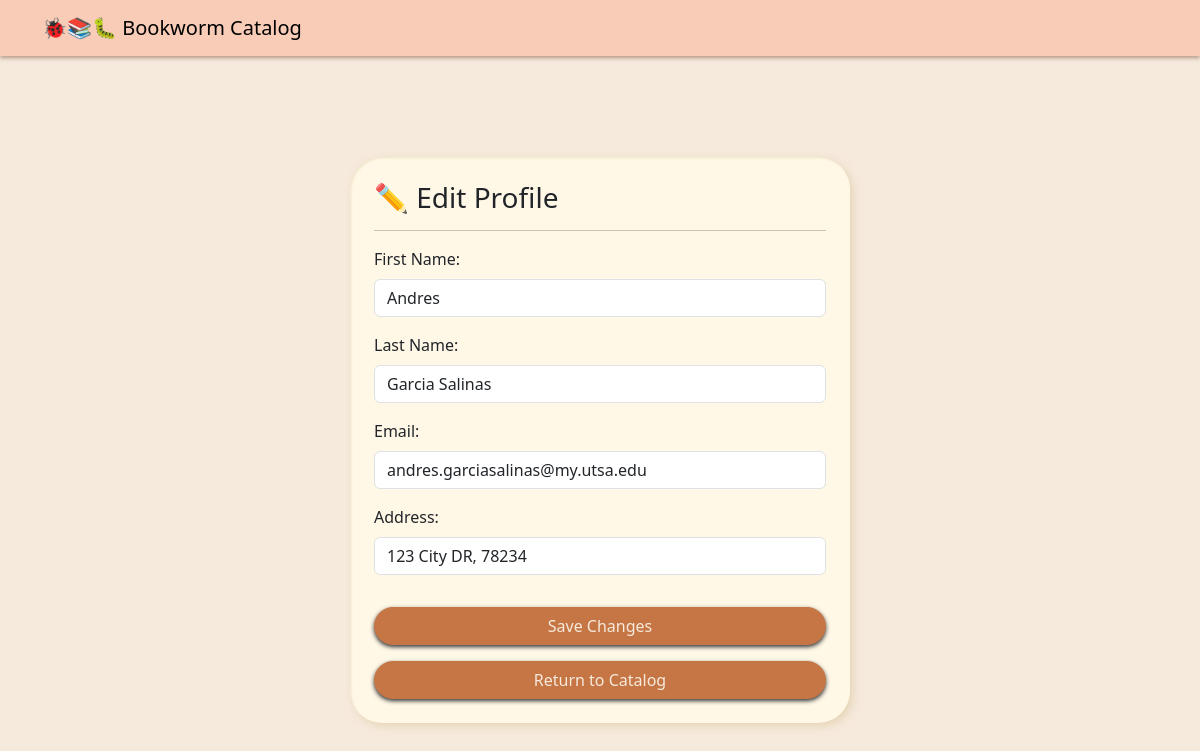
Page /profile/edit/ (signed in) on the committed database.
### accounts/models.py (models this page shows, shortened)
class User(AbstractUser):
    pass

class Customer(models.Model):
    user = models.OneToOneField(
        settings.AUTH_USER_MODEL,
        on_delete=models.CASCADE,
    )
    address = models.CharField(max_length=255, blank=True)

### accounts/views/profile.py (the view)
# urls.py: path("profile/edit/", profile.edit_profile_view, name="edit_profile"),
@login_required
def edit_profile_view(request):
    customer, _ = Customer.objects.get_or_create(user=request.user)
    if request.method == "POST":
        user_form = EditProfileForm(request.POST, instance=request.user)
        address_form = CustomerProfileForm(request.POST, instance=customer)
        if user_form.is_valid() and address_form.is_valid():
            user_form.save()
            address_form.save()
            messages.success(request, "Profile updated successfully.")
        else:
            messages.error(
                request,
                "Failed to update profile. Please correct the errors below.",
            )
    else:
        user_form = EditProfileForm(instance=request.user)
        address_form = CustomerProfileForm(instance=customer)
    return render(
        request,
        "accounts/edit_profile.html",
        {
            "user_form": user_form,
            "address_form": address_form,
            "customer": customer,
        },
    )

### accounts/forms.py
class EditProfileForm(forms.ModelForm):
    class Meta:
        model = User
        fields = ["first_name", "last_name", "email"]

class CustomerProfileForm(forms.ModelForm):
    class Meta:
        model = Customer
        fields = ["address"]
        widgets = {
            "address": forms.TextInput(
                attrs={
                    "class": "form-control",
                    "placeholder": "123 Main St, City, State, ZIP",
                }
            )
        }

### accounts/templates/accounts/edit_profile.html (shortened to what this page needs)
{% load static %}
<!DOCTYPE html>
<html>
<head>
    <link href="https://cdn.jsdelivr.net/npm/bootstrap@5.3.0/dist/css/bootstrap.min.css" rel="stylesheet">
    <link rel="stylesheet" href="{% static 'accounts/style.css' %}">
</head>
<body class="login-page">
<nav class="navbar bookworm-navbar">
    <div class="container">
        <a class="navbar-brand" href="/books/">🐞📚🐛 Bookworm Catalog</a>
    </div>
</nav>
<main class="login-content">
<div class="container mt-4 edit-profile-content">
    <h3>✏️ Edit Profile</h3>
    <hr>
    <form method="POST">
        <div class="mb-3">
            <label class="form-label">First Name:</label>
            <input type="text" name="first_name"
                   value="{{ user.first_name }}"
                   class="form-control">
        </div>
        <div class="mb-3">
            <label class="form-label">Last Name:</label>
            <input type="text" name="last_name"
                   value="{{ user.last_name }}"
                   class="form-control">
        </div>
        <div class="mb-3">
            <label class="form-label">Email:</label>
            <input type="email" name="email"
                   value="{{ user.email }}"
                   class="form-control">
        </div>
        <div class="mb-3">
            <label class="form-label">Address:</label>
            <input type="address" name="address"
                   value="{{ customer.address }}"
                   class="form-control">
        </div>
        <button type="submit" class="btn btn-primary mt-3 login-Button">
            Save Changes
        </button>
    </form>
    <a href="/books/" class="btn btn-outline-secondary mt-3 login-Button">
        Return to Catalog
    </a>
</div>
</body>
</html>

### static/accounts/style.css (style rules this page uses)
:root { --bookworm-navbar: #F9CCB7; --bookworm-button: #c57644; --bookworm-button-hover: #744426; --bookworm-background: #f6eadd; --bookworm-background-secondary: #fff8e7; --bookworm-text: #c57644; }
.login-page { background-color: var(--bookworm-background); min-height: 100vh; }
.login-content { min-height: calc(100vh - 56px); display: flex; align-items: center; justify-content: center; }
.form-label { font-weight: 500; margin-bottom: 0.5rem; }
.login-Button { width: 100%; border-radius: 25px; box-shadow: #333 0px 2px 4px; background-color: var(--bookworm-button); border: 1px solid var(--bookworm-button); color: var(--bookworm-background); }
.bookworm-navbar { background-color: var(--bookworm-navbar); box-shadow: 0 2px 4px rgba(116, 68, 38, 0.50); }
.edit-profile-content { width: min(100%, 500px); background-color: var(--bookworm-background-secondary); padding: 24px; border-radius: 2em; box-shadow: inset 0.1em 0.1em 0.1em rgb(218 199 156 / 30%), 0 0 0 0 white, 0.2em 0.2em 0.5em rgb(218 199 156 / 60%); }

### rows in the picture
User: first_name "Andres", last_name "Garcia Salinas", email "andres.garciasalinas@my.utsa.edu"
Customer: address "123 City DR, 78234"
